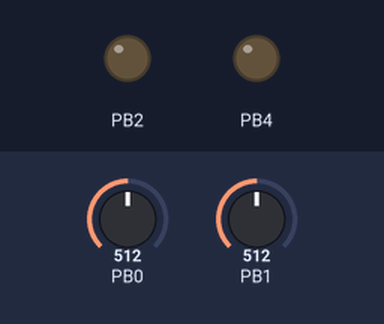
A sketch run on a simulated ATtiny85, built with avr-gcc and run on an emulated ATtiny85. Shown: output pins drawn as LEDs (lit = HIGH). The inputs (shaded band) are chosen by the test bench; at power-on: PB1 = 512, PB0 = 512.

Above: at 1.2 s.
1.3 s: PB1 set to 716
At 2.1 s:
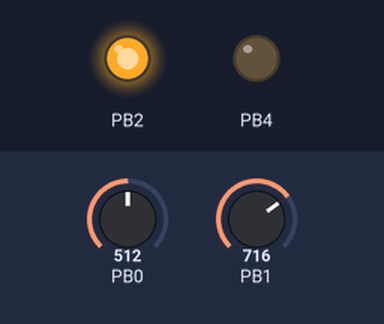
2.8 s: PB1 set to 1011
4.3 s: PB1 set to 1023
At 5.5 s:
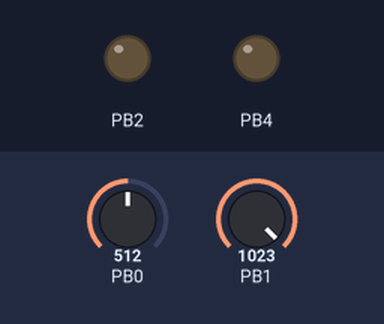
5.8 s: PB1 set to 900
At 6.8 s:
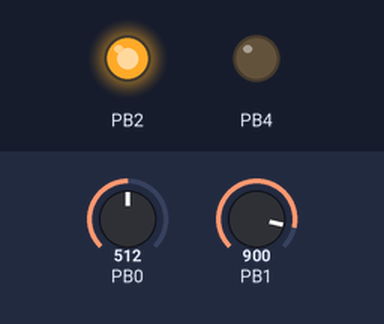
Timing chart, 0 to 8.3 s (numbered marks = the images above; inputs shaded):
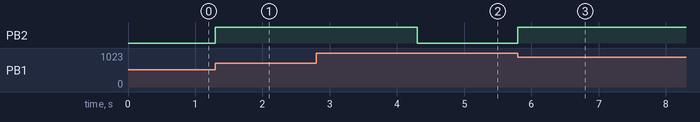

The sketch:

ATTINY85_ComparatorAndBuzzer.ino
```cpp
#include<avr/io.h>
#include<avr/sleep.h>
#include<avr/power.h>

#define LED_PIN PB2
#define BUZZER_PIN PB4
//const unsigned long Timeout = (unsigned long)60*1000; //60,000ms or 60 seconds
//volatile unsigned long Time; //Declared as volatile because we want to read the Time value from RAM everytime it is called upon rather

//Interrupt Service Routine - Resets timer each time probe is activated
/* ISR(PCINT0_vect){
  Time = millis();

} */

void beep(){
  TCCR1 |= 3; //Set CS10 and CS11 bits
}

void noBeep(){
  TCCR1 &= ~3; //Clear CS10 and CS11 bits
}

void setup() {
  DDRB |= (1<<LED_PIN) | (1<<BUZZER_PIN); //Data Direction Register B = Setting LED & BUZZER pins as OUTPUTS
  DDRB &= ~((1 << PB0 ) | (1 << PB1)); // Set PB0 and PB1 as INPUTS

  PORTB |= ((1 << PB0) | (1 << PB1)); // Enable internal pull-up resistors for input pins

  //By disabling Analog Comparator MUX, we set AIN1 as our (-) input for our analog comparator
  //ADCSRB &= ~(1 << ACME); //Disabling Analog Comparator MUX
  ADCSRA = 0x00;
  ADCSRB = 0x00;

  TCCR1 = (1 << CTC1) | (0 << COM1A0) | (0 << CS10); // Timer/Counter1 Control Register -> Set Clear Timer/Counter on Compare Match
  //AKA Reset timer once desired value is hit
  //We're also explicitly turning off the output by clearing COM1A0 and CS10
  GTCCR |= (1 << COM1B0); //General Timer/Counter1 Control Register-> Set Comparator B output Mode
  //AKA Enable output to pin from timer toggle
  OCR1C = 119;

  //Set MCU into Power-Down mode by setting MCUCR register SM1 & SM0 bits to 1 0
  /* MCUCR |= (1 << SM1);
  MCUCR &= ~(1 << SM0);

  PCMSK |= (1 << PCINT0); //Change interrupt pin to physical pin 5 aka our + comparator input

  GIMSK |= (1 << PCIE);  //Enable pin change interrput

  //Power Saving
  ADCSRA &= ~(1 << ADEN); //Disable ADC
  PRR = (1 << PRUSI) | (1 << PRADC); //Disabling Power Reduction USI and ADC Clocks

  Time = millis();
 */
}

/* void sleep_check(){
  if(millis() - Time > Timeout){
    MCUCR |= (1 << SE); //Enable sleep
    sleep_cpu(); //Executes sleep instruction

    //Program resumes here
    MCUCR &= ~(1 << SE);
  }


} */

void loop() {
  // put your main code here, to run repeatedly:

    bool comp_out = (ACSR & (1 << ACO)); //Reading comparator output ACO

      if(comp_out == 1){
        PORTB |= (1<<LED_PIN); //Drive PB2 HIGH aka Turn on LED
        beep();
      }
      else{
        PORTB &= ~(1<<LED_PIN); //Drive PB2 LOW aka Turn off LED
        noBeep();
      }

   // sleep_check();
}
```

Measured:
- the behaviour switches between 1022 and 1023 on PB1 (found by bisection; images 1 and 2)
- after the input at 1.3 s, PB2: LOW → HIGH at once
- after the input at 2.8 s, every drawn part: stays the same
- after the input at 4.3 s, PB2: HIGH → LOW at once
- after the input at 5.8 s, PB2: LOW → HIGH at once
